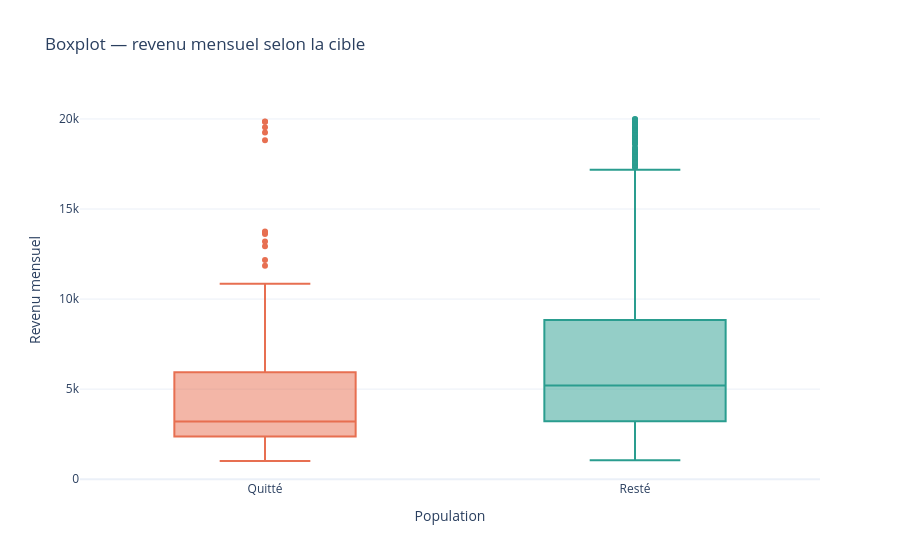

The code cell stored with this chart in its notebook:
### Code cell
fig = px.box(
    df_visualisation,
    x="classe_cible",
    y="revenu_mensuel",
    color="classe_cible",
    points="outliers",
    title="Boxplot — revenu mensuel selon la cible",
    labels={
        "classe_cible": "Population",
        "revenu_mensuel": "Revenu mensuel",
    },
    color_discrete_map={"Resté": "#2a9d8f", "Quitté": "#e76f51"},
)
fig.update_layout(showlegend=False, template="plotly_white")
fig.show()

### Figure 1 — Plotly figure (JSON) as saved in the notebook; plotly's stock layout.template omitted (floating-point values rounded to 4 significant figures; data arrays with more than 128 entries replaced by an {"elided": "..."} marker saying what was removed)
{"data": [{"alignmentgroup": "True", "boxpoints": "outliers", "hovertemplate": "Population=%{x}<br>Revenu mensuel=%{y}<extra></extra>", "legendgroup": "Quitté", "marker": {"color": "#e76f51"}, "name": "Quitté", "notched": false, "offsetgroup": "Quitté", "orientation": "v", "showlegend": true, "type": "box", "x": {"elided": "237 str values"}, "x0": " ", "xaxis": "x", "y": {"elided": "237 int values"}, "y0": " ", "yaxis": "y"}, {"alignmentgroup": "True", "boxpoints": "outliers", "hovertemplate": "Population=%{x}<br>Revenu mensuel=%{y}<extra></extra>", "legendgroup": "Resté", "marker": {"color": "#2a9d8f"}, "name": "Resté", "notched": false, "offsetgroup": "Resté", "orientation": "v", "showlegend": true, "type": "box", "x": {"elided": "1233 str values"}, "x0": " ", "xaxis": "x", "y": {"elided": "1233 int values"}, "y0": " ", "yaxis": "y"}], "layout": {"boxmode": "overlay", "legend": {"title": {"text": "Population"}, "tracegroupgap": 0}, "showlegend": false, "title": {"text": "Boxplot — revenu mensuel selon la cible"}, "xaxis": {"anchor": "y", "categoryarray": ["Quitté", "Resté"], "categoryorder": "array", "domain": [0, 1], "title": {"text": "Population"}}, "yaxis": {"anchor": "x", "domain": [0, 1], "title": {"text": "Revenu mensuel"}}}}
